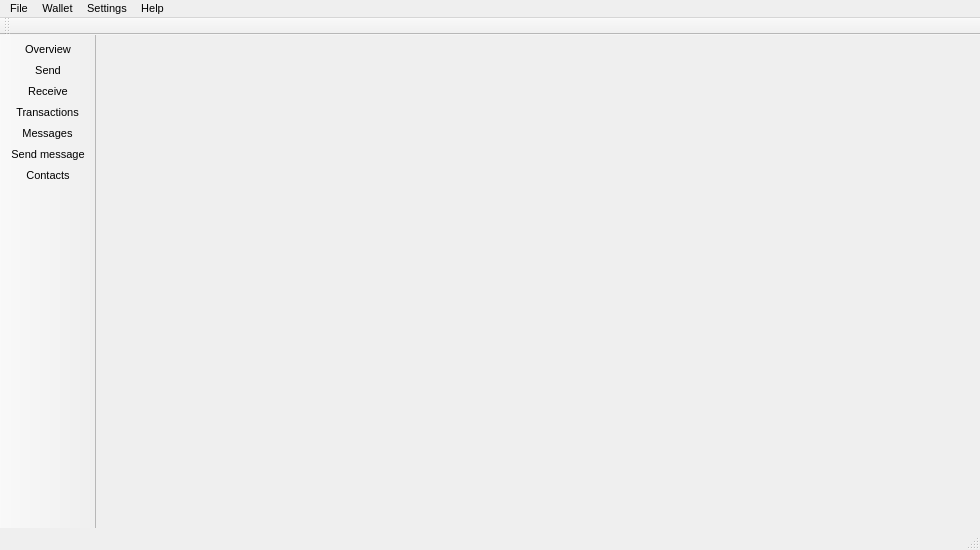
 <widget class="QMainWindow" name="MainWindow">
  <property name="geometry">
   <rect>
    <x>0</x>
    <y>0</y>
    <width>980</width>
    <height>550</height>
   </rect>
  </property>
  <property name="sizePolicy">
   <sizepolicy hsizetype="Preferred" vsizetype="Preferred">
    <horstretch>0</horstretch>
    <verstretch>0</verstretch>
   </sizepolicy>
  </property>
  <property name="minimumSize">
   <size>
    <width>0</width>
    <height>0</height>
   </size>
  </property>
  <property name="maximumSize">
   <size>
    <width>16777215</width>
    <height>16777215</height>
   </size>
  </property>
  <property name="font">
   <font>
    <pointsize>8</pointsize>
   </font>
  </property>
  <property name="windowTitle">
   <string>MainWindow</string>
  </property>
  <property name="windowIcon">
   <iconset resource="../../resources.qrc">
    <normaloff>:/images/cryptonote</normaloff>:/images/cryptonote</iconset>
  </property>
  <widget class="QWidget" name="centralwidget">
   <property name="sizePolicy">
    <sizepolicy hsizetype="Expanding" vsizetype="Preferred">
     <horstretch>0</horstretch>
     <verstretch>0</verstretch>
    </sizepolicy>
   </property>
   <layout class="QGridLayout" name="gridLayout">
    <property name="leftMargin">
     <number>0</number>
    </property>
    <property name="topMargin">
     <number>0</number>
    </property>
    <property name="rightMargin">
     <number>0</number>
    </property>
    <property name="bottomMargin">
     <number>0</number>
    </property>
    <property name="spacing">
     <number>0</number>
    </property>
    <item row="0" column="0" colspan="6">
     <widget class="WalletGui::AccountFrame" name="m_accountFrame">
      <property name="sizePolicy">
       <sizepolicy hsizetype="Preferred" vsizetype="Fixed">
        <horstretch>0</horstretch>
        <verstretch>0</verstretch>
       </sizepolicy>
      </property>
      <property name="minimumSize">
       <size>
        <width>0</width>
        <height>70</height>
       </size>
      </property>
      <property name="maximumSize">
       <size>
        <width>16777215</width>
        <height>70</height>
       </size>
      </property>
      <property name="styleSheet">
       <string notr="true"/>
      </property>
      <property name="frameShape">
       <enum>QFrame::NoFrame</enum>
      </property>
      <property name="frameShadow">
       <enum>QFrame::Raised</enum>
      </property>
     </widget>
    </item>
    <item row="1" column="3">
     <widget class="WalletGui::TransactionsFrame" name="m_transactionsFrame">
      <property name="sizePolicy">
       <sizepolicy hsizetype="Preferred" vsizetype="Preferred">
        <horstretch>0</horstretch>
        <verstretch>0</verstretch>
       </sizepolicy>
      </property>
      <property name="frameShape">
       <enum>QFrame::NoFrame</enum>
      </property>
      <property name="frameShadow">
       <enum>QFrame::Raised</enum>
      </property>
     </widget>
    </item>
    <item row="1" column="0">
     <widget class="WalletGui::OverviewFrame" name="m_overviewFrame">
      <property name="sizePolicy">
       <sizepolicy hsizetype="Preferred" vsizetype="Preferred">
        <horstretch>0</horstretch>
        <verstretch>0</verstretch>
       </sizepolicy>
      </property>
      <property name="frameShape">
       <enum>QFrame::NoFrame</enum>
      </property>
      <property name="frameShadow">
       <enum>QFrame::Raised</enum>
      </property>
     </widget>
    </item>
    <item row="1" column="5">
     <widget class="WalletGui::NoWalletFrame" name="m_noWalletFrame" native="true">
      <property name="sizePolicy">
       <sizepolicy hsizetype="Preferred" vsizetype="Preferred">
        <horstretch>0</horstretch>
        <verstretch>0</verstretch>
       </sizepolicy>
      </property>
     </widget>
    </item>
    <item row="1" column="4">
     <widget class="WalletGui::AddressBookFrame" name="m_addressBookFrame">
      <property name="sizePolicy">
       <sizepolicy hsizetype="Preferred" vsizetype="Preferred">
        <horstretch>0</horstretch>
        <verstretch>0</verstretch>
       </sizepolicy>
      </property>
      <property name="frameShape">
       <enum>QFrame::NoFrame</enum>
      </property>
      <property name="frameShadow">
       <enum>QFrame::Raised</enum>
      </property>
     </widget>
    </item>
    <item>
     <widget class="WalletGui::MessagesFrame" name="m_messagesFrame">
      <property name="frameShape">
       <enum>QFrame::NoFrame</enum>
      </property>
      <property name="frameShadow">
       <enum>QFrame::Raised</enum>
      </property>
     </widget>
    </item>
    <item>
     <widget class="WalletGui::SendMessageFrame" name="m_sendMessageFrame">
      <property name="frameShape">
       <enum>QFrame::NoFrame</enum>
      </property>
      <property name="frameShadow">
       <enum>QFrame::Raised</enum>
      </property>
     </widget>
    </item>
    <item row="1" column="1">
     <widget class="WalletGui::SendFrame" name="m_sendFrame">
      <property name="sizePolicy">
       <sizepolicy hsizetype="Preferred" vsizetype="Preferred">
        <horstretch>0</horstretch>
        <verstretch>0</verstretch>
       </sizepolicy>
      </property>
      <property name="frameShape">
       <enum>QFrame::NoFrame</enum>
      </property>
      <property name="frameShadow">
       <enum>QFrame::Raised</enum>
      </property>
     </widget>
    </item>
    <item row="1" column="2">
     <widget class="WalletGui::ReceiveFrame" name="m_receiveFrame">
      <property name="sizePolicy">
       <sizepolicy hsizetype="Preferred" vsizetype="Preferred">
        <horstretch>0</horstretch>
        <verstretch>0</verstretch>
       </sizepolicy>
      </property>
      <property name="frameShape">
       <enum>QFrame::NoFrame</enum>
      </property>
      <property name="frameShadow">
       <enum>QFrame::Raised</enum>
      </property>
     </widget>
    </item>
   </layout>
  </widget>
  <widget class="QMenuBar" name="menubar">
   <property name="geometry">
    <rect>
     <x>0</x>
     <y>0</y>
     <width>980</width>
     <height>21</height>
    </rect>
   </property>
   <widget class="QMenu" name="menuFile">
    <property name="title">
     <string>File</string>
    </property>
    <widget class="QMenu" name="menuRecent_wallets">
     <property name="title">
      <string>Recent wallets</string>
     </property>
    </widget>
    <addaction name="m_createWalletAction"/>
    <addaction name="m_createNondeterministicWalletAction"/>
    <addaction name="m_openWalletAction"/>
    <addaction name="menuRecent_wallets"/>
    <addaction name="m_backupWalletAction"/>
    <addaction name="m_closeWalletAction"/>
    <addaction name="separator"/>
    <addaction name="m_openUriAction"/>
    <addaction name="m_openLogFileAction"/>
    <addaction name="separator"/>
    <addaction name="m_signMessageAction"/>
    <addaction name="m_verifySignedMessageAction"/>
    <addaction name="separator"/>
    <addaction name="m_exitAction"/>
   </widget>
   <widget class="QMenu" name="menuSettings">
    <property name="title">
     <string>Settings</string>
    </property>
    <widget class="QMenu" name="menuLanguage">
     <property name="title">
      <string>Language</string>
     </property>
    </widget>
    <addaction name="menuLanguage"/>
    <addaction name="m_connectionSettingsAction"/>
    <addaction name="m_optimizationAction"/>
    <addaction name="separator"/>
    <addaction name="m_startOnLoginAction"/>
    <addaction name="m_minimizeToTrayAction"/>
    <addaction name="m_closeToTrayAction"/>
   </widget>
   <widget class="QMenu" name="menuHelp">
    <property name="title">
     <string>Help</string>
    </property>
    <addaction name="m_aboutCryptonoteAction"/>
    <addaction name="m_aboutQtAction"/>
    <addaction name="actionHelp"/>
   </widget>
   <widget class="QMenu" name="menuWallet">
    <property name="title">
     <string>Wallet</string>
    </property>
    <addaction name="m_encryptWalletAction"/>
    <addaction name="m_changePasswordAction"/>
    <addaction name="m_sweepUnmixableAction"/>
    <addaction name="m_proofBalanceAction"/>
    <addaction name="separator"/>
    <addaction name="m_showMnemonicSeedAction"/>
    <addaction name="m_showPrivateKey"/>
    <addaction name="m_exportTrackingKeyAction"/>
    <addaction name="separator"/>
    <addaction name="m_restoreFromMnemonicSeedAction"/>
    <addaction name="m_importKeyAction"/>
    <addaction name="m_importTrackingKeyAction"/>
    <addaction name="separator"/>
    <addaction name="m_resetAction"/>
   </widget>
   <addaction name="menuFile"/>
   <addaction name="menuWallet"/>
   <addaction name="menuSettings"/>
   <addaction name="menuHelp"/>
  </widget>
  <widget class="QToolBar" name="toolBar">
   <property name="sizePolicy">
    <sizepolicy hsizetype="Fixed" vsizetype="Preferred">
     <horstretch>0</horstretch>
     <verstretch>0</verstretch>
    </sizepolicy>
   </property>
   <property name="minimumSize">
    <size>
     <width>0</width>
     <height>0</height>
    </size>
   </property>
   <property name="maximumSize">
    <size>
     <width>150</width>
     <height>16777215</height>
    </size>
   </property>
   <property name="baseSize">
    <size>
     <width>150</width>
     <height>0</height>
    </size>
   </property>
   <property name="font">
    <font>
     <pointsize>8</pointsize>
    </font>
   </property>
   <property name="windowTitle">
    <string>toolBar</string>
   </property>
   <property name="movable">
    <bool>false</bool>
   </property>
   <property name="allowedAreas">
    <set>Qt::LeftToolBarArea|Qt::TopToolBarArea</set>
   </property>
   <property name="orientation">
    <enum>Qt::Vertical</enum>
   </property>
   <property name="iconSize">
    <size>
     <width>20</width>
     <height>20</height>
    </size>
   </property>
   <property name="toolButtonStyle">
    <enum>Qt::ToolButtonTextBesideIcon</enum>
   </property>
   <attribute name="toolBarArea">
    <enum>LeftToolBarArea</enum>
   </attribute>
   <attribute name="toolBarBreak">
    <bool>false</bool>
   </attribute>
   <addaction name="m_overviewAction"/>
   <addaction name="m_sendAction"/>
   <addaction name="m_receiveAction"/>
   <addaction name="m_transactionsAction"/>
   <addaction name="m_messagesAction"/>
   <addaction name="m_sendMessageAction"/>
   <addaction name="m_addressBookAction"/>
  </widget>
  <widget class="QStatusBar" name="statusBar"/>
  <widget class="QToolBar" name="accountToolBar">
   <property name="windowTitle">
    <string>Account toolbar</string>
   </property>
   <attribute name="toolBarArea">
    <enum>TopToolBarArea</enum>
   </attribute>
   <attribute name="toolBarBreak">
    <bool>false</bool>
   </attribute>
  </widget>
  <action name="m_overviewAction">
   <property name="checkable">
    <bool>true</bool>
   </property>
   <property name="enabled">
    <bool>true</bool>
   </property>
   <property name="icon">
    <iconset resource="../../resources.qrc">
     <normaloff>:/icons/overview</normaloff>:/icons/overview</iconset>
   </property>
   <property name="text">
    <string>Overview</string>
   </property>
  </action>
  <action name="m_sendAction">
   <property name="checkable">
    <bool>true</bool>
   </property>
   <property name="enabled">
    <bool>true</bool>
   </property>
   <property name="icon">
    <iconset resource="../../resources.qrc">
     <normaloff>:/icons/send</normaloff>:/icons/send</iconset>
   </property>
   <property name="text">
    <string>Send</string>
   </property>
  </action>
  <action name="m_receiveAction">
   <property name="checkable">
    <bool>true</bool>
   </property>
   <property name="enabled">
    <bool>true</bool>
   </property>
   <property name="icon">
    <iconset resource="../../resources.qrc">
     <normaloff>:/icons/receive</normaloff>:/icons/receive</iconset>
   </property>
   <property name="text">
    <string>Receive</string>
   </property>
  </action>
  <action name="m_transactionsAction">
   <property name="checkable">
    <bool>true</bool>
   </property>
   <property name="enabled">
    <bool>true</bool>
   </property>
   <property name="icon">
    <iconset resource="../../resources.qrc">
     <normaloff>:/icons/transactions</normaloff>:/icons/transactions</iconset>
   </property>
   <property name="text">
    <string>Transactions</string>
   </property>
  </action>
  <action name="m_exitAction">
   <property name="enabled">
    <bool>true</bool>
   </property>
   <property name="text">
    <string>Exit</string>
   </property>
   <property name="shortcut">
    <string>Ctrl+Q</string>
   </property>
  </action>
  <action name="m_addressBookAction">
   <property name="checkable">
    <bool>true</bool>
   </property>
   <property name="enabled">
    <bool>true</bool>
   </property>
   <property name="icon">
    <iconset resource="../../resources.qrc">
     <normaloff>:/icons/address-book</normaloff>:/icons/address-book</iconset>
   </property>
   <property name="text">
    <string>Contacts</string>
   </property>
  </action>
  <action name="m_createWalletAction">
   <property name="enabled">
    <bool>true</bool>
   </property>
   <property name="text">
    <string>Create wallet</string>
   </property>
  </action>
  <action name="m_openWalletAction">
   <property name="enabled">
    <bool>true</bool>
   </property>
   <property name="text">
    <string>Open wallet</string>
   </property>
  </action>
  <action name="m_encryptWalletAction">
   <property name="enabled">
    <bool>true</bool>
   </property>
   <property name="text">
    <string>Encrypt wallet</string>
   </property>
  </action>
  <action name="m_changePasswordAction">
   <property name="enabled">
    <bool>true</bool>
   </property>
   <property name="text">
    <string>Change password</string>
   </property>
   <property name="toolTip">
    <string>Change password</string>
   </property>
  </action>
  <action name="m_aboutCryptonoteAction">
   <property name="enabled">
    <bool>true</bool>
   </property>
   <property name="text">
    <string>About</string>
   </property>
  </action>
  <action name="m_aboutQtAction">
   <property name="enabled">
    <bool>true</bool>
   </property>
   <property name="text">
    <string>About Qt</string>
   </property>
  </action>
  <action name="m_backupWalletAction">
   <property name="enabled">
    <bool>true</bool>
   </property>
   <property name="text">
    <string>Backup wallet</string>
   </property>
  </action>
  <action name="m_startOnLoginAction">
   <property name="checkable">
    <bool>true</bool>
   </property>
   <property name="text">
    <string>Start on system login</string>
   </property>
  </action>
  <action name="m_minimizeToTrayAction">
   <property name="checkable">
    <bool>true</bool>
   </property>
   <property name="text">
    <string>Minimize to tray</string>
   </property>
  </action>
  <action name="m_closeToTrayAction">
   <property name="checkable">
    <bool>true</bool>
   </property>
   <property name="text">
    <string>Close to tray</string>
   </property>
  </action>
  <action name="m_messagesAction">
   <property name="checkable">
    <bool>true</bool>
   </property>
   <property name="icon">
    <iconset resource="../../resources.qrc">
     <normaloff>:/icons/messages</normaloff>:/icons/messages</iconset>
   </property>
   <property name="text">
    <string>Messages</string>
   </property>
  </action>
  <action name="m_sendMessageAction">
   <property name="checkable">
    <bool>true</bool>
   </property>
   <property name="icon">
    <iconset resource="../../resources.qrc">
     <normaloff>:/icons/send_message</normaloff>:/icons/send_message</iconset>
   </property>
   <property name="text">
    <string>Send message</string>
   </property>
  </action>
  <action name="m_importKeyAction">
   <property name="text">
    <string>Import private key</string>
   </property>
  </action>
  <action name="m_resetAction">
   <property name="text">
    <string>Reset wallet</string>
   </property>
   <property name="toolTip">
    <string>Reset wallet</string>
   </property>
  </action>
  <action name="m_showPrivateKey">
   <property name="text">
    <string>Export private key</string>
   </property>
  </action>
  <action name="actionHelp">
   <property name="text">
    <string>Help</string>
   </property>
   <property name="shortcut">
    <string>F1</string>
   </property>
  </action>
  <action name="m_connectionSettingsAction">
   <property name="text">
    <string>Connection</string>
   </property>
  </action>
  <action name="m_openUriAction">
   <property name="text">
    <string>Open payment request</string>
   </property>
  </action>
  <action name="m_exportTrackingKeyAction">
   <property name="text">
    <string>Export tracking key</string>
   </property>
  </action>
  <action name="m_importTrackingKeyAction">
   <property name="text">
    <string>Import tracking key</string>
   </property>
  </action>
  <action name="m_closeWalletAction">
   <property name="text">
    <string>Close wallet</string>
   </property>
  </action>
  <action name="m_recentWalletsAction">
   <property name="text">
    <string>Recent wallets</string>
   </property>
  </action>
  <action name="actionStatus">
   <property name="text">
    <string>Information</string>
   </property>
  </action>
  <action name="m_openLogFileAction">
   <property name="text">
    <string>Open log file</string>
   </property>
  </action>
  <action name="m_showMnemonicSeedAction">
   <property name="enabled">
    <bool>true</bool>
   </property>
   <property name="text">
    <string>Show mnemonic seed</string>
   </property>
  </action>
  <action name="m_restoreFromMnemonicSeedAction">
   <property name="text">
    <string>Restore from mnemonic seed</string>
   </property>
  </action>
  <action name="m_createNondeterministicWalletAction">
   <property name="text">
    <string>Create nondeterministic wallet</string>
   </property>
  </action>
  <action name="m_sweepUnmixableAction">
   <property name="text">
    <string>Sweep unmixable</string>
   </property>
  </action>
  <action name="m_signMessageAction">
   <property name="text">
    <string>Sign message</string>
   </property>
  </action>
  <action name="m_verifySignedMessageAction">
   <property name="text">
    <string>Verify signed message</string>
   </property>
  </action>
  <action name="m_optimizationAction">
   <property name="text">
    <string>Optimization</string>
   </property>
  </action>
  <action name="m_proofBalanceAction">
   <property name="text">
    <string>Get proof of balance</string>
   </property>
  </action>
 </widget>
